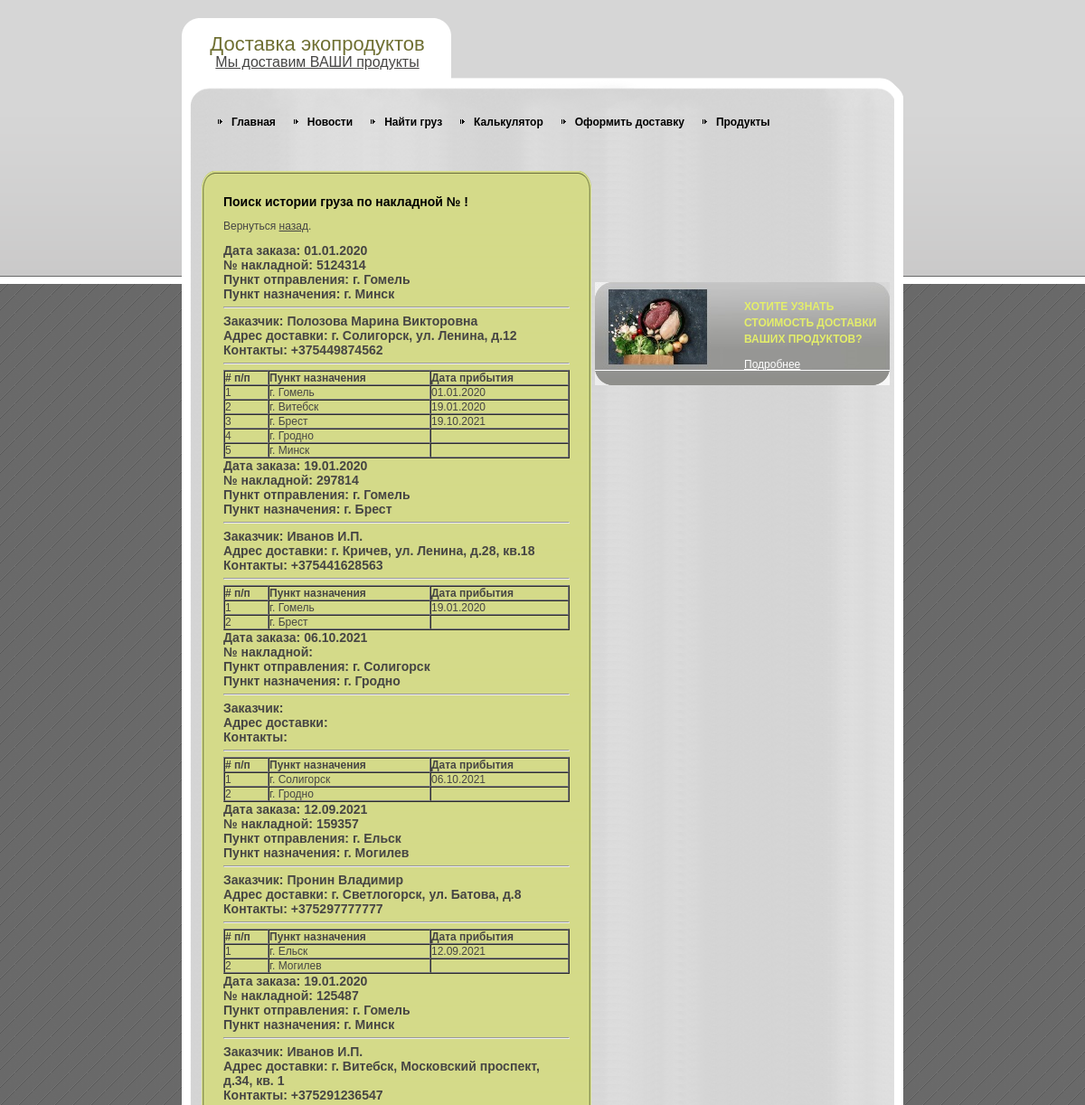
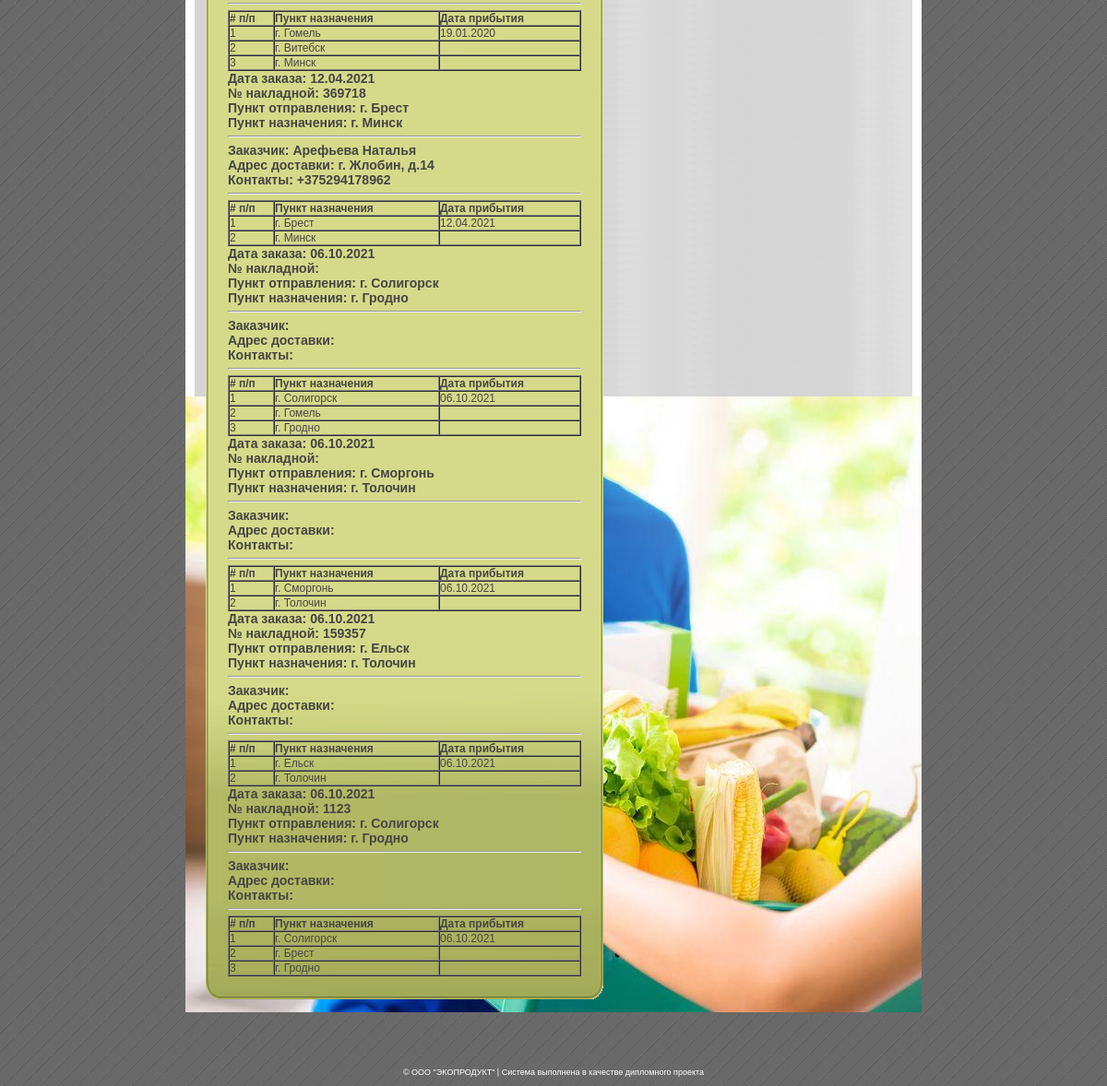
The app's page /find_number.php, older data (2 pictures, top to bottom).
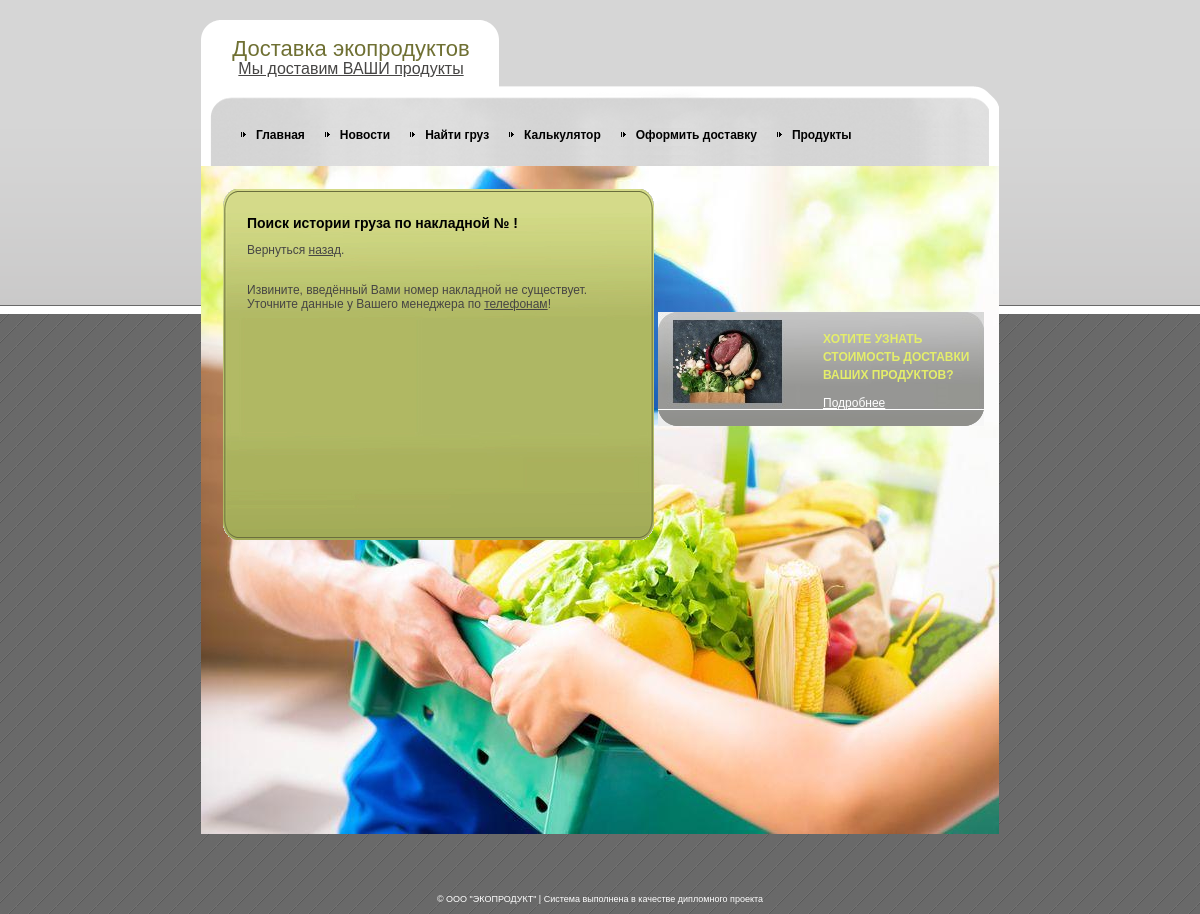
The same page, newer data.
### tables this page shows
CREATE TABLE IF NOT EXISTS `orders` (
  `id` int(11) NOT NULL AUTO_INCREMENT,
  `date` date NOT NULL,
  `date2` date DEFAULT NULL,
  `number` varchar(50) DEFAULT NULL,
  `fio` varchar(50) NOT NULL,
  `phone` varchar(50) NOT NULL,
  `idtypets` int(11) NOT NULL,
  `idpoint1` int(11) NOT NULL,
  `idpoint2` int(11) NOT NULL,
  `ul` varchar(100) NOT NULL,
  `house` int(11) NOT NULL,
  PRIMARY KEY (`id`),
  KEY `idtypets` (`idtypets`,`idpoint1`,`idpoint2`),
  KEY `idpoint1` (`idpoint1`),
  KEY `idpoint2` (`idpoint2`),
  KEY `idtypets_2` (`idtypets`),
  KEY `idpoint1_2` (`idpoint1`),
  KEY `idpoint2_2` (`idpoint2`)
);

CREATE TABLE IF NOT EXISTS `points` (
  `id` int(11) NOT NULL AUTO_INCREMENT,
  `point` varchar(50) NOT NULL,
  `idregion` int(11) NOT NULL,
  `is_region_center` BOOL NOT NULL,
  PRIMARY KEY (`id`),
  KEY `idregion` (`idregion`)
);

CREATE TABLE IF NOT EXISTS `orderst` (
  `id` int(11) NOT NULL AUTO_INCREMENT,
  `idorder` int(11) NOT NULL,
  `idpoint` int(11) NOT NULL,
  `date` date DEFAULT NULL,
  PRIMARY KEY (`id`),
  KEY `idorder` (`idorder`),
  KEY `idorder_2` (`idorder`),
  KEY `idpoint` (`idpoint`)
);

### lib_db.php (the view, shortened to what this page needs)
<?php
function dataBaseToArray($resultat)
{
    $array = array();
    while($row = mysql_fetch_assoc($resultat))
	{
        $array[] = $row;
    }
    return $array;
}
function getOrders($number, $s)
{
	$sql = "SELECT orders.*, typets.type,
			DATE_FORMAT(orders.date, '%d.%m.%Y') AS date_format,
			DATE_FORMAT(orders.date2, '%d.%m.%Y') AS date_format2,
			point_1.point AS point1, point_2.point AS point2
			FROM orders,typets,points AS point_1, points AS point_2
			WHERE
			orders.idtypets = typets.id AND
			orders.idpoint1 =  point_1.id AND
			orders.idpoint2 =  point_2.id";
    $resultat = mysql_query($sql) or die(mysql_error());
    return dataBaseToArray($resultat);
}
function findNumber($number, $idorder)
{
	$login = $_SESSION['login'];
	$password = $_SESSION['password'];
	if ($number == '' and $idorder == 0)
	{
		unset($number);
		echo "<br>Введите пожалуйста номер!";
	}
	else
	{
		$ss = '';
		$orderss = getOrders($number, $ss);
		$error = 0;
		foreach($orderss as $order)
		{
			$error = 1;?>
			<h3>Дата заказа: <?=$order["date_format"]?></h3>
			<h3>№ накладной: <?=$order["number"]?></h3>
			<h3>Пункт отправления: <?=$order["point1"]?></h3>
			<h3>Пункт назначения: <?=$order["point2"]?></h3>
			<hr><h3>Заказчик: <?=$order["fio"]?></h3>
			<h3>Адрес доставки: <?=$order["address"]?></h3>
			<h3>Контакты: <?=$order["phone"]?></h3>
			<?
			$sql = "SELECT  orderst.id,
				orderst.date,
				DATE_FORMAT(date, '%d.%m.%Y') AS date_format,
				points.point
				FROM orderst, points
				WHERE orderst.idpoint =  points.id AND
				idorder = $order[id]";
			$ordersts = mysql_query($sql) or die(mysql_error());
			$orderstss = dataBaseToArray($ordersts);?>
			<hr><table border="1" cellpadding="0" cellspacing="0" width="100%">
			<tr>
			<td><b># п/п</td>
			<td><b>Пункт назначения</td>
			<td><b>Дата прибытия</td>
			</tr>
			<tr>
			<td>1</td>
			<td><?=$order["point1"]?></td>
			<td><?=$order["date_format"]?></td>
			</tr>
			<?
			$i = 1;
			foreach($orderstss as $orderst)
			{
				$i++;?>
				<tr>
				<td><?=$i?></td>
				<td><?=$orderst["point"]?></td>
				<td><?=$orderst["date_format"]?>
				<?
				if($orderst["date"] == '') {
				if (empty($login) or empty($password)) {}
				else {?>
				<a href="order_date.php?id=<?=$orderst["id"]?>&number=<?=$order["number"]?>"><img src="images/edit.ICO" alt="date" /></a>
				<?}}?></td>
				</tr>
			<?
			}
			$i++;?>
			<tr>
			<td><?=$i?></td>
			<td><?=$order["point2"]?></td>
			<td><?=$order["date_format2"]?>
			<?
				if($order["date_format2"] == '') {
				if (empty($login) or empty($password)) {}
				else {?>
				<a href="order_date2.php?id=<?=$order["id"]?>&number=<?=$order["number"]?>"><img src="images/edit.ICO" alt="date" /></a>
				<?}}?></td>
			</tr>
			</table>
		<?
		}
		if ($error == 0)
			echo '<br>Извините, введённый Вами номер накладной не существует.<br>Уточните данные у Вашего менеджера по <a href=contact.php>телефонам</a>!';
	}
}
			$error = 1;?>

### find_number.php (shortened to what this page needs)
<?php
require "lib_db.php";
$number = clearData($_POST["number"], "string_file");
?>
<!DOCTYPE html PUBLIC "-//W3C//DTD XHTML 1.0 Strict//EN" "http://www.w3.org/TR/xhtml1/DTD/xhtml1-strict.dtd">
<html xmlns="http://www.w3.org/1999/xhtml" xml:lang="en" lang="en">
<head>
<link rel="stylesheet" href="style.css" type="text/css" charset="utf-8" />
</head>
<body>
<div id="outer">
  <div id="wrapper">
    <div id="body-bot">
      <div id="body-top">
        <div id="logo">
          <h1>Доставка экопродуктов</h1>
          <p><a href="adminform.php" target="_parent">Мы доставим ВАШИ продукты</a></p>
        </div>
        <div id="nav">
          <ul>
            <li><a href="index.php">Главная</a></li>
            <li><a href="news.php">Новости</a></li>
            <li><a href="find.php">Найти груз</a></li>
            <li><a href="calc.php">Калькулятор</a></li>
            <li><a href="order.php">Оформить доставку</a></li>
            <li><a href="product.php">Продукты</a></li>
          </ul>
        </div>
        <div id="gbox">
          <div id="gbox-top"> </div>
          <div id="gbox-bg">
            <div id="gbox-grd">
                <h2>Поиск истории груза по накладной № <?=$number?>!</h2>
				<p>Вернуться <a href='find.php'>назад</a>.</p>
				<? findNumber($number, ''); ?>
            </div>
          </div>
          <div id="gbox-bot"> </div>
        </div>
        <div id="greybox">
          <div id="greybox-bot">
            <div id="greybox-top">
              <h2>ХОТИТЕ УЗНАТЬ СТОИМОСТЬ ДОСТАВКИ ВАШИХ ПРОДУКТОВ? </h2>
              <p><a href="calc.php">Подробнее</a></p>
            </div>
          </div>
        </div>
      </div>
    </div>
  </div>
</div>
<div id="copyright"> &copy; ООО "ЭКОПРОДУКТ" | Система выполнена в качестве дипломного проекта</div>
</body>
</html>

### style.css (style rules this page uses)
html, body, h1, h2, h3, h4 { margin: 0; padding: 0; }
a { color: #464544; }
body { background: url(images/page_bg.gif); text-align: center; font: 12px arial, sans-serif; color: #464544; padding-bottom: 10px; }
#outer { background: top left url(images/page_bg_top.gif) repeat-x; padding-top: 20px; }
#wrapper { text-align: left; margin: auto; width: 798px; position: relative; background: url(images/body_bg.gif) repeat-y; }
#body-bot { background: bottom left url(images/body_bg_bot.jpg) no-repeat; }
#body-top { background: url(images/body_bg_top.gif) no-repeat; min-height: 800px; _height: 800px; padding-bottom: 14px; }
#logo { width: 25em; text-align: center; }
#logo h1 { color: #6F7033; font: 22px "Arial narrow", arial, sans-serif; line-height: 1; padding-top: 0.8em; }
#logo p { color: #464544; font: 16px "Arial narrow", arial, sans-serif; margin: 0; }
#nav { margin-top: 50px; }
#nav li { list-style: none; float: left; background: left center url(images/arr.gif) no-repeat; padding-left: 15px; padding-right: 20px; }
#nav a { color: #000; text-decoration: none; font-weight: bold; }
#gbox { width: 431px; margin-top: 47px; margin-left: 22px; }
#gbox-bg { background: url(images/green_bg.gif) repeat-y; }
#gbox-grd { background: bottom url(images/green_grad_bot.jpg) repeat-x; }
#gbox-top { background: url(images/green_top.gif) no-repeat; height: 24px; }
#gbox-bot { background: bottom left url(images/green_bot.gif) no-repeat; height: 23px; }
#gbox-grd { min-height: 300px; padding: 2px 24px; }
#gbox h2 { font: bold 14px arial, sans-serif; color: #000; margin: 0; }
#gbox p { margin: 1em 0; }
#greybox { background: url(images/grey_bg.gif) repeat-y; width: 326px; position: absolute; top: 292px; left: 457px; }
#greybox-top { background: url(images/grey_img.jpg) no-repeat; padding-left: 165px; padding-top: 18px; }
#greybox-bot { background: bottom left url(images/grey_bot.gif) no-repeat; padding-bottom: 4px; }
#greybox h2 { font: bold 12px arial, sans-serif; color: #E4EE6A; line-height: 1.5; }
#greybox a { color: #fff; }
#copyright { font-size: 9px; color: #fff; margin-top: 60px; }

Row changes from the older to the newer data that the page shows:
removed orders: date_format "01.01.2020", number "5124314", idpoint1.point "г. Гомель", idpoint2.point "г. Минск", fio "Полозова Марина Викторовна", address "г. Солигорск, ул. Ленина, д.12", phone "+375449874562", i "5"
removed orderst: idpoint.point "г. Витебск", date_format "19.01.2020", shown under "01.01.2020"
removed orderst: idpoint.point "г. Брест", date_format "19.10.2021", shown under "01.01.2020"
removed orderst: idpoint.point "г. Гродно", shown under "01.01.2020"
removed orders: date_format "19.01.2020", number "297814", idpoint1.point "г. Гомель", idpoint2.point "г. Брест", fio "Иванов И.П.", address "г. Кричев, ул. Ленина, д.28, кв.18", phone "+375441628563", i "2"
removed orders: date_format "06.10.2021", idpoint1.point "г. Солигорск", idpoint2.point "г. Гродно", i "2"
removed orders: date_format "12.09.2021", number "159357", idpoint1.point "г. Ельск", idpoint2.point "г. Могилев", fio "Пронин Владимир", address "г. Светлогорск, ул. Батова, д.8", phone "+375297777777", i "2"
removed orders: date_format "19.01.2020", number "125487", idpoint1.point "г. Гомель", idpoint2.point "г. Минск", fio "Иванов И.П.", address "г. Витебск, Московский проспект, д.34, кв. 1", phone "+375291236547", i "3"
removed orderst: idpoint.point "г. Витебск", shown under "19.01.2020"
removed orders: date_format "12.04.2021", number "369718", idpoint1.point "г. Брест", idpoint2.point "г. Минск", fio "Арефьева Наталья", address "г. Жлобин, д.14", phone "+375294178962", i "2"
removed orders: date_format "06.10.2021", idpoint1.point "г. Солигорск", idpoint2.point "г. Гродно", i "3"
removed orderst: idpoint.point "г. Гомель", shown under "06.10.2021"
removed orders: date_format "06.10.2021", idpoint1.point "г. Сморгонь", idpoint2.point "г. Толочин", i "2"
removed orders: date_format "06.10.2021", number "159357", idpoint1.point "г. Ельск", idpoint2.point "г. Толочин", i "2"
removed orders: date_format "06.10.2021", number "1123", idpoint1.point "г. Солигорск", idpoint2.point "г. Гродно", i "3"
removed orderst: idpoint.point "г. Брест", shown under "06.10.2021"
Text that changed along with them:
text now shown: "Извините, введённый Вами номер накладной не существует. Уточните данные у Вашего менеджера по телефонам !"
